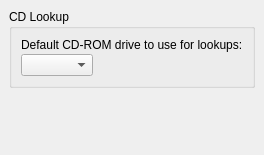
<ui version="4.0" >
 <class>CDLookupOptionsPage</class>
 <widget class="QWidget" name="CDLookupOptionsPage" >
  <property name="geometry" >
   <rect>
    <x>0</x>
    <y>0</y>
    <width>255</width>
    <height>155</height>
   </rect>
  </property>
  <layout class="QVBoxLayout" >
   <property name="margin" >
    <number>9</number>
   </property>
   <property name="spacing" >
    <number>6</number>
   </property>
   <item>
    <widget class="QGroupBox" name="rename_files" >
     <property name="title" >
      <string>CD Lookup</string>
     </property>
     <layout class="QGridLayout" >
      <property name="margin" >
       <number>9</number>
      </property>
      <property name="spacing" >
       <number>2</number>
      </property>
      <item row="0" column="0" >
       <widget class="QLabel" name="cd_lookup_" >
        <property name="text" >
         <string>Default CD-ROM drive to use for lookups:</string>
        </property>
        <property name="buddy" >
         <cstring>cd_lookup_device</cstring>
        </property>
       </widget>
      </item>
      <item row="1" column="0" >
       <layout class="QHBoxLayout" >
        <property name="margin" >
         <number>0</number>
        </property>
        <property name="spacing" >
         <number>6</number>
        </property>
        <item>
         <widget class="QComboBox" name="cd_lookup_device" />
        </item>
        <item>
         <spacer>
          <property name="orientation" >
           <enum>Qt::Horizontal</enum>
          </property>
          <property name="sizeHint" >
           <size>
            <width>40</width>
            <height>20</height>
           </size>
          </property>
         </spacer>
        </item>
       </layout>
      </item>
     </layout>
    </widget>
   </item>
   <item>
    <spacer>
     <property name="orientation" >
      <enum>Qt::Vertical</enum>
     </property>
     <property name="sizeHint" >
      <size>
       <width>161</width>
       <height>81</height>
      </size>
     </property>
    </spacer>
   </item>
  </layout>
 </widget>
 <resources/>
 <connections/>
</ui>
